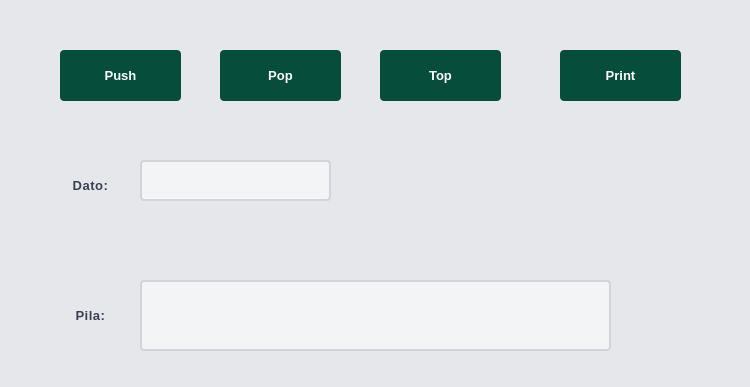
<?xml version="1.0" encoding="UTF-8"?>
<ui version="4.0">
 <class>Dialog</class>
 <widget class="QDialog" name="Dialog">
  <property name="geometry">
   <rect>
    <x>0</x>
    <y>0</y>
    <width>750</width>
    <height>387</height>
   </rect>
  </property>
  <property name="windowTitle">
   <string>Dialog</string>
  </property>
  <property name="styleSheet">
   <string notr="true">/* --- Paleta Premium: Forest &amp; Concrete --- */
/* Fondo: #E5E7EB (Gris cemento claro) */
/* Elementos: #F3F4F6 (Blanco humo) */
/* Acento: #064E3B (Verde Bosque Profundo - elegancia, estabilidad) */
/* Texto: #1F2937 (Gris carbón oscuro) */

QDialog {
    background-color: #E5E7EB;
}

QLabel {
    color: #374151;
    font-size: 13px;
    font-weight: 700;
    text-transform: uppercase;
    letter-spacing: 0.5px;
}

QLineEdit {
    background-color: #F3F4F6;
    border: 1.5px solid #D1D5DB;
    border-radius: 4px;
    padding: 10px 12px;
    font-size: 14px;
    color: #111827;
    selection-background-color: #064E3B;
    selection-color: #FFFFFF;
}

QLineEdit:focus {
    border: 1.5px solid #064E3B;
    background-color: #FFFFFF;
}

/* Botón Principal (Forest Power) */
QPushButton {
    background-color: #064E3B;
    color: #FFFFFF;
    border-radius: 4px;
    padding: 10px 20px;
    font-size: 13px;
    font-weight: 800;
    border: none;
}

QPushButton:hover {
    background-color: #065F46;
}

QPushButton:pressed {
    background-color: #022C22;
    padding-top: 12px;
}

/* Botón Secundario (Solid Steel) */
QPushButton#btnCancelar {
    background-color: #D1D5DB;
    color: #374151;
}

QPushButton#btnCancelar:hover {
    background-color: #9CA3AF;
    color: #111827;
}</string>
  </property>
  <widget class="QPushButton" name="btn_push">
   <property name="geometry">
    <rect>
     <x>60</x>
     <y>50</y>
     <width>121</width>
     <height>51</height>
    </rect>
   </property>
   <property name="text">
    <string>Push</string>
   </property>
  </widget>
  <widget class="QPushButton" name="btn_pop">
   <property name="geometry">
    <rect>
     <x>220</x>
     <y>50</y>
     <width>121</width>
     <height>51</height>
    </rect>
   </property>
   <property name="text">
    <string>Pop</string>
   </property>
  </widget>
  <widget class="QPushButton" name="btn_top">
   <property name="geometry">
    <rect>
     <x>380</x>
     <y>50</y>
     <width>121</width>
     <height>51</height>
    </rect>
   </property>
   <property name="text">
    <string>Top</string>
   </property>
  </widget>
  <widget class="QPushButton" name="btn_print">
   <property name="geometry">
    <rect>
     <x>560</x>
     <y>50</y>
     <width>121</width>
     <height>51</height>
    </rect>
   </property>
   <property name="text">
    <string>Print</string>
   </property>
  </widget>
  <widget class="QLabel" name="lbl_dato">
   <property name="geometry">
    <rect>
     <x>40</x>
     <y>170</y>
     <width>101</width>
     <height>31</height>
    </rect>
   </property>
   <property name="text">
    <string>Dato:</string>
   </property>
   <property name="alignment">
    <set>Qt::AlignCenter</set>
   </property>
  </widget>
  <widget class="QLineEdit" name="txt_dato">
   <property name="geometry">
    <rect>
     <x>140</x>
     <y>160</y>
     <width>191</width>
     <height>41</height>
    </rect>
   </property>
  </widget>
  <widget class="QLineEdit" name="txt_pila">
   <property name="geometry">
    <rect>
     <x>140</x>
     <y>280</y>
     <width>471</width>
     <height>71</height>
    </rect>
   </property>
  </widget>
  <widget class="QLabel" name="lbl_pila">
   <property name="geometry">
    <rect>
     <x>40</x>
     <y>300</y>
     <width>101</width>
     <height>31</height>
    </rect>
   </property>
   <property name="text">
    <string>Pila:</string>
   </property>
   <property name="alignment">
    <set>Qt::AlignCenter</set>
   </property>
  </widget>
 </widget>
 <resources/>
 <connections/>
</ui>
